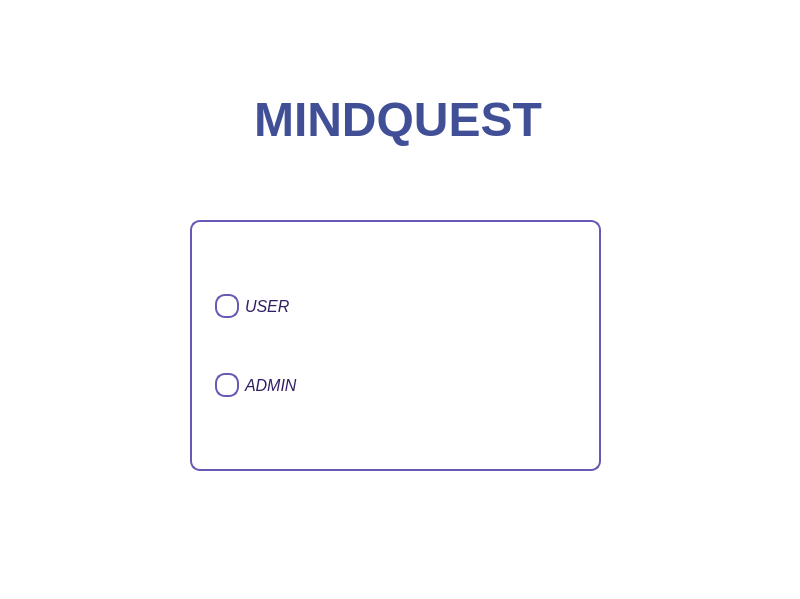
<?xml version="1.0" encoding="UTF-8"?>
<ui version="4.0">
 <class>HomePage</class>
 <widget class="QMainWindow" name="HomePage">
  <property name="geometry">
   <rect>
    <x>0</x>
    <y>0</y>
    <width>800</width>
    <height>599</height>
   </rect>
  </property>
  <property name="mouseTracking">
   <bool>false</bool>
  </property>
  <property name="windowTitle">
   <string>HomePage</string>
  </property>
  <property name="styleSheet">
   <string notr="true">background-color: rgb(255, 255, 255);
selection-color: rgb(104, 90, 180);</string>
  </property>
  <widget class="QWidget" name="centralwidget">
   <widget class="QGroupBox" name="groupBox_1st">
    <property name="geometry">
     <rect>
      <x>190</x>
      <y>220</y>
      <width>411</width>
      <height>251</height>
     </rect>
    </property>
    <property name="layoutDirection">
     <enum>Qt::LayoutDirection::LeftToRight</enum>
    </property>
    <property name="styleSheet">
     <string notr="true">/* Main window background */
QMainWindow {
    background-color: rgb(240, 240, 250); /* Light purple background */
}

/* Group boxes */
QGroupBox {
    background-color: rgb(255, 255, 255); /* White background */
    border: 2px solid rgb(104, 90, 180); /* Purple border */
    border-radius: 10px;
    padding: 10px;
}

/* QLabel - general label styling */
QLabel {
    font-size: 14pt;
    color: rgb(50, 30, 100); /* Dark purple text */
}

/* Specific label inside 'GameWindow' */
QLabel#questionLabel {
    font-size: 16pt;
    font-weight: bold;
    color: rgb(50, 30, 100); /* Dark purple */
}

/* QPushButton styling */
QPushButton {
    background-color: rgb(104, 90, 180); /* Purple background */
    color: white;
    font-size: 12pt;
    padding: 6px 12px;
    border-radius: 5px;
}

/* Hover and pressed states for buttons */
QPushButton:hover {
    background-color: rgb(120, 110, 200); /* Lighter purple on hover */
}

QPushButton:pressed {
    background-color: rgb(80, 60, 160); /* Darker purple on press */
}

/* Specific button styling for 'GameWindow' */
QPushButton#button50, QPushButton#buttonSwap, QPushButton#submit {
    background-color: rgb(104, 90, 180); /* Purple background */
}

QPushButton#button50:hover, QPushButton#buttonSwap:hover, QPushButton#submit:hover {
    background-color: rgb(120, 110, 200);
}

/* RadioButtons */
QRadioButton {
    font-size: 12pt;
    color: rgb(50, 30, 100); /* Dark purple */
}

QRadioButton::indicator {
    width: 20px;
    height: 20px;
    border: 2px solid rgb(104, 90, 180); /* Purple border for circle */
    border-radius: 10px;
    background-color: white;
}

QRadioButton::indicator:checked {
    background-color: rgb(104, 90, 180); /* Purple circle when checked */
}

/* ProgressBar */
QProgressBar {
    border: 1px solid rgb(104, 90, 180); /* Purple border */
    border-radius: 5px;
    background-color: rgb(240, 240, 250); /* Light purple background */
    height: 20px;
}

QProgressBar::chunk {
    background-color: rgb(104, 90, 180); /* Purple progress chunk */
    width: 1px;
}

/* QTableWidget - Leaderboard Table */
QTableWidget {
    background-color: rgb(255, 255, 255); /* White background */
    border: 1px solid rgb(104, 90, 180); /* Purple border */
    gridline-color: rgb(104, 90, 180); /* Purple grid lines */
    font-size: 12pt;
    color: rgb(50, 30, 100); /* Dark purple text */
}

/* Table header styling */
QTableWidget::horizontalHeader {
    background-color: rgb(104, 90, 180); /* Purple header */
    color: white;
    font-weight: bold;
    font-size: 14pt;
}

/* Specific QPushButton inside 'BoardWindow' */
QPushButton#closeButton {
    background-color: rgb(104, 90, 180); /* Purple background */
    color: white;
    font-size: 12pt;
    padding: 6px 12px;
    border-radius: 5px;
}

/* Hover and pressed effect for 'closeButton' */
QPushButton#closeButton:hover {
    background-color: rgb(120, 110, 200);
}

QPushButton#closeButton:pressed {
    background-color: rgb(80, 60, 160);
}

/* MenuBar styling */
QMenuBar {
    background-color: rgb(104, 90, 180); /* Purple menu bar */
    color: white;
}

/* StatusBar styling */
QStatusBar {
    background-color: rgb(240, 240, 250); /* Light purple */
    color: rgb(50, 30, 100); /* Dark purple text */
}

/* Score label styling */
QLabel#scoreLabel, QLabel#rankLabel {
    font-size: 14pt;
    color: rgb(50, 30, 100); /* Dark purple */
}
/* Time Label styling */
QLabel#timeLabel {
    font-size: 12pt;
    color: rgb(50, 30, 100); /* Dark purple */
    font-weight: bold;
    background-color: rgb(240, 240, 250); /* Light purple background */
    padding: 5px 10px;
    border-radius: 5px;
}
</string>
    </property>
    <property name="title">
     <string/>
    </property>
    <widget class="QWidget" name="layoutWidget">
     <property name="geometry">
      <rect>
       <x>25</x>
       <y>25</y>
       <width>351</width>
       <height>201</height>
      </rect>
     </property>
     <layout class="QVBoxLayout" name="verticalLayout">
      <item>
       <widget class="QRadioButton" name="UserButton">
        <property name="font">
         <font>
          <pointsize>12</pointsize>
          <italic>true</italic>
         </font>
        </property>
        <property name="autoFillBackground">
         <bool>false</bool>
        </property>
        <property name="styleSheet">
         <string notr="true">selection-background-color: rgb(85, 170, 255);</string>
        </property>
        <property name="text">
         <string>USER</string>
        </property>
       </widget>
      </item>
      <item>
       <widget class="QRadioButton" name="AdminButton">
        <property name="font">
         <font>
          <pointsize>12</pointsize>
          <italic>true</italic>
         </font>
        </property>
        <property name="styleSheet">
         <string notr="true">selection-background-color: rgb(255, 85, 255);</string>
        </property>
        <property name="text">
         <string>ADMIN</string>
        </property>
       </widget>
      </item>
     </layout>
    </widget>
   </widget>
   <widget class="QLabel" name="label">
    <property name="geometry">
     <rect>
      <x>220</x>
      <y>80</y>
      <width>356</width>
      <height>80</height>
     </rect>
    </property>
    <property name="font">
     <font>
      <pointsize>36</pointsize>
      <bold>true</bold>
     </font>
    </property>
    <property name="styleSheet">
     <string notr="true">selection-color: rgb(104, 90, 180);</string>
    </property>
    <property name="text">
     <string>&lt;html&gt;&lt;head/&gt;&lt;body&gt;&lt;p align=&quot;center&quot;&gt;&lt;span style=&quot; color:#404f96;&quot;&gt;MINDQUEST&lt;/span&gt;&lt;/p&gt;&lt;/body&gt;&lt;/html&gt;</string>
    </property>
   </widget>
  </widget>
  <widget class="QMenuBar" name="menubar">
   <property name="geometry">
    <rect>
     <x>0</x>
     <y>0</y>
     <width>800</width>
     <height>22</height>
    </rect>
   </property>
  </widget>
  <widget class="QStatusBar" name="statusbar"/>
 </widget>
 <resources/>
 <connections/>
</ui>
